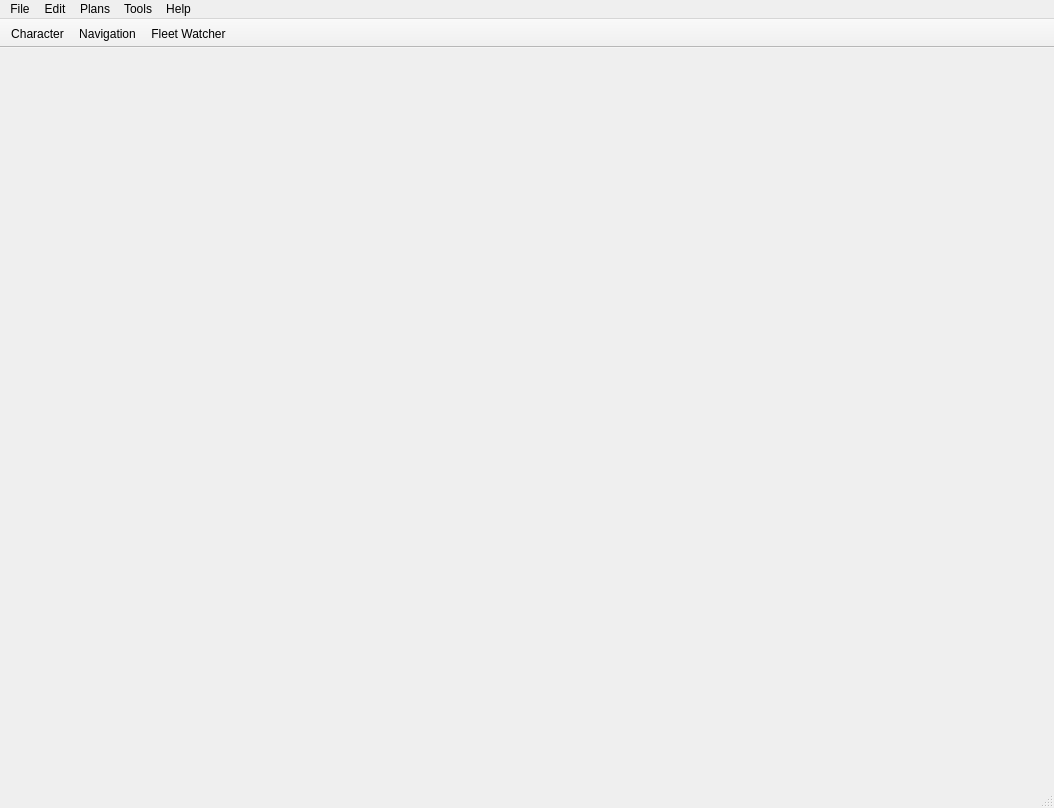
<?xml version="1.0" encoding="UTF-8"?>
<ui version="4.0">
    <class>MainWindow</class>
    <widget class="QMainWindow" name="MainWindow">
        <property name="geometry">
            <rect>
                <x>0</x>
                <y>0</y>
                <width>1054</width>
                <height>808</height>
            </rect>
        </property>
        <property name="minimumSize">
            <size>
                <width>900</width>
                <height>808</height>
            </size>
        </property>
        <property name="windowTitle">
            <string>MainWindow</string>
        </property>
        <widget class="QWidget" name="view_pane">
            <layout class="QGridLayout" name="gridLayout">
                <property name="leftMargin">
                    <number>0</number>
                </property>
                <property name="topMargin">
                    <number>2</number>
                </property>
                <property name="rightMargin">
                    <number>0</number>
                </property>
                <property name="bottomMargin">
                    <number>0</number>
                </property>
                <item row="0" column="0">
                    <widget class="QStackedWidget" name="stacked_pages">
                        <property name="currentIndex">
                            <number>-1</number>
                        </property>
                    </widget>
                </item>
            </layout>
        </widget>
        <widget class="QMenuBar" name="menubar">
            <property name="geometry">
                <rect>
                    <x>0</x>
                    <y>0</y>
                    <width>1054</width>
                    <height>21</height>
                </rect>
            </property>
            <widget class="QMenu" name="menuFile">
                <property name="title">
                    <string>File</string>
                </property>
                <addaction name="actionAdd_character"/>
                <addaction name="actionManage_characters"/>
                <addaction name="separator"/>
                <addaction name="actionDelete_Character"/>
                <addaction name="actionExport_Character"/>
                <addaction name="actionHide_Character"/>
                <addaction name="separator"/>
                <addaction name="actionRestore_Settings"/>
                <addaction name="actionSave_Settings"/>
                <addaction name="actionReset_Settings"/>
                <addaction name="separator"/>
                <addaction name="actionClear_Cache"/>
                <addaction name="separator"/>
                <addaction name="actionExit"/>
            </widget>
            <widget class="QMenu" name="menuEdit">
                <property name="title">
                    <string>Edit</string>
                </property>
                <addaction name="actionCopy_Skills_to_Clipboard"/>
            </widget>
            <widget class="QMenu" name="menuPlans">
                <property name="title">
                    <string>Plans</string>
                </property>
                <addaction name="actionNew_Plan"/>
                <addaction name="actionCreate_Plan_From_Skillqueue"/>
                <addaction name="actionImport_Plan_From_File"/>
                <addaction name="actionManage_Plans"/>
            </widget>
            <widget class="QMenu" name="menuTools">
                <property name="title">
                    <string>Tools</string>
                </property>
                <widget class="QMenu" name="menuData_Browser">
                    <property name="title">
                        <string>Data Browser</string>
                    </property>
                    <addaction name="actionSkill_Browser"/>
                    <addaction name="actionCertificate_Browser"/>
                    <addaction name="actionShip_Browser"/>
                    <addaction name="actionItem_Browser"/>
                    <addaction name="actionBlueprint_Browser"/>
                </widget>
                <addaction name="actionAPI_Tester"/>
                <addaction name="actionCharacters_Comparison"/>
                <addaction name="menuData_Browser"/>
                <addaction name="actionSkills_Pie_Chart"/>
                <addaction name="separator"/>
                <addaction name="actionImplant_Groups"/>
                <addaction name="actionOwned_Skillbooks"/>
                <addaction name="separator"/>
                <addaction name="actionOptions"/>
            </widget>
            <widget class="QMenu" name="menuHelp">
                <property name="title">
                    <string>Help</string>
                </property>
                <addaction name="actionForums"/>
                <addaction name="actionSuggest_a_Feature"/>
                <addaction name="actionFollow_us_on_Twitter"/>
                <addaction name="actionRead_The_Docs_Manual"/>
                <addaction name="separator"/>
                <addaction name="actionAbout"/>
            </widget>
            <addaction name="menuFile"/>
            <addaction name="menuEdit"/>
            <addaction name="menuPlans"/>
            <addaction name="menuTools"/>
            <addaction name="menuHelp"/>
        </widget>
        <widget class="QStatusBar" name="statusbar"/>
        <widget class="QToolBar" name="toolBar">
            <property name="windowTitle">
                <string>toolBar</string>
            </property>
            <property name="movable">
                <bool>false</bool>
            </property>
            <property name="iconSize">
                <size>
                    <width>34</width>
                    <height>34</height>
                </size>
            </property>
            <property name="floatable">
                <bool>false</bool>
            </property>
            <attribute name="toolBarArea">
                <enum>TopToolBarArea</enum>
            </attribute>
            <attribute name="toolBarBreak">
                <bool>false</bool>
            </attribute>
            <addaction name="actionCharacter"/>
            <addaction name="actionNavigation"/>
            <addaction name="actionFleet_Watcher"/>
        </widget>
        <action name="actionCharacter">
            <property name="icon">
                <iconset>
                    <normaloff>media/static/icons/9_64_3.png</normaloff>media/static/icons/9_64_3.png
                </iconset>
            </property>
            <property name="text">
                <string>Character</string>
            </property>
        </action>
        <action name="actionAdd_character">
            <property name="icon">
                <iconset>
                    <normaloff>media/static/icons/9_64_3.png</normaloff>media/static/icons/9_64_3.png
                </iconset>
            </property>
            <property name="text">
                <string>Add characters</string>
            </property>
            <property name="statusTip">
                <string>status_tip</string>
            </property>
            <property name="whatsThis">
                <string>testing whatsthis</string>
            </property>
        </action>
        <action name="actionManage_characters">
            <property name="text">
                <string>Manage characters</string>
            </property>
        </action>
        <action name="actionDelete_Character">
            <property name="text">
                <string>Delete Character</string>
            </property>
        </action>
        <action name="actionExport_Character">
            <property name="text">
                <string>Export Character</string>
            </property>
        </action>
        <action name="actionHide_Character">
            <property name="text">
                <string>Hide Character</string>
            </property>
        </action>
        <action name="actionRestore_Settings">
            <property name="text">
                <string>Restore Settings</string>
            </property>
        </action>
        <action name="actionSave_Settings">
            <property name="text">
                <string>Save Settings</string>
            </property>
        </action>
        <action name="actionReset_Settings">
            <property name="text">
                <string>Reset Settings</string>
            </property>
        </action>
        <action name="actionClear_Cache">
            <property name="text">
                <string>Clear Cache</string>
            </property>
        </action>
        <action name="actionExit">
            <property name="icon">
                <iconset>
                    <normaloff>C:/Users/Nathan/.designer/backup/icons/9_64_6.png</normaloff>
                    C:/Users/Nathan/.designer/backup/icons/9_64_6.png
                </iconset>
            </property>
            <property name="text">
                <string>Exit</string>
            </property>
        </action>
        <action name="actionCopy_Skills_to_Clipboard">
            <property name="text">
                <string>Copy Skills to Clipboard</string>
            </property>
        </action>
        <action name="actionNew_Plan">
            <property name="text">
                <string>New Plan</string>
            </property>
        </action>
        <action name="actionCreate_Plan_From_Skillqueue">
            <property name="text">
                <string>Create Plan from Skill Queue</string>
            </property>
        </action>
        <action name="actionImport_Plan_From_File">
            <property name="text">
                <string>Import Plan From File</string>
            </property>
        </action>
        <action name="actionManage_Plans">
            <property name="text">
                <string>Manage Plans</string>
            </property>
        </action>
        <action name="actionAPI_Tester">
            <property name="text">
                <string>API Tester</string>
            </property>
        </action>
        <action name="actionCharacters_Comparison">
            <property name="text">
                <string>Characters Comparison</string>
            </property>
        </action>
        <action name="actionSkill_Browser">
            <property name="text">
                <string>Skill Browser</string>
            </property>
        </action>
        <action name="actionCertificate_Browser">
            <property name="text">
                <string>Certificate Browser</string>
            </property>
        </action>
        <action name="actionShip_Browser">
            <property name="text">
                <string>Ship Browser</string>
            </property>
        </action>
        <action name="actionItem_Browser">
            <property name="text">
                <string>Item Browser</string>
            </property>
        </action>
        <action name="actionBlueprint_Browser">
            <property name="text">
                <string>Blueprint Browser</string>
            </property>
        </action>
        <action name="actionSkills_Pie_Chart">
            <property name="text">
                <string>Skills Pie Chart</string>
            </property>
        </action>
        <action name="actionImplant_Groups">
            <property name="text">
                <string>Implant Groups</string>
            </property>
        </action>
        <action name="actionOwned_Skillbooks">
            <property name="text">
                <string>Owned Skillbooks</string>
            </property>
        </action>
        <action name="actionOptions">
            <property name="text">
                <string>Options</string>
            </property>
        </action>
        <action name="actionForums">
            <property name="text">
                <string>Forums</string>
            </property>
        </action>
        <action name="actionSuggest_a_Feature">
            <property name="text">
                <string>Suggest a Feature</string>
            </property>
        </action>
        <action name="actionFollow_us_on_Twitter">
            <property name="text">
                <string>Follow us on Twitter</string>
            </property>
        </action>
        <action name="actionRead_The_Docs_Manual">
            <property name="text">
                <string>Read The Docs (Manual)</string>
            </property>
        </action>
        <action name="actionAbout">
            <property name="text">
                <string>About</string>
            </property>
        </action>
        <action name="actionNavigation">
            <property name="icon">
                <iconset>
                    <normaloff>media/static/icons/7_64_4.png</normaloff>media/static/icons/7_64_4.png
                </iconset>
            </property>
            <property name="text">
                <string>Navigation</string>
            </property>
            <property name="toolTip">
                <string>Open the character navigation tracker</string>
            </property>
        </action>
        <action name="actionFleet_Watcher">
            <property name="icon">
                <iconset>
                    <normaloff>media/static/icons/fleet.png</normaloff>media/static/icons/fleet.png
                </iconset>
            </property>
            <property name="text">
                <string>Fleet Watcher</string>
            </property>
            <property name="toolTip">
                <string>Open the fleet watcher tool to see real time statistics.</string>
            </property>
        </action>
    </widget>
    <resources/>
    <connections/>
</ui>
